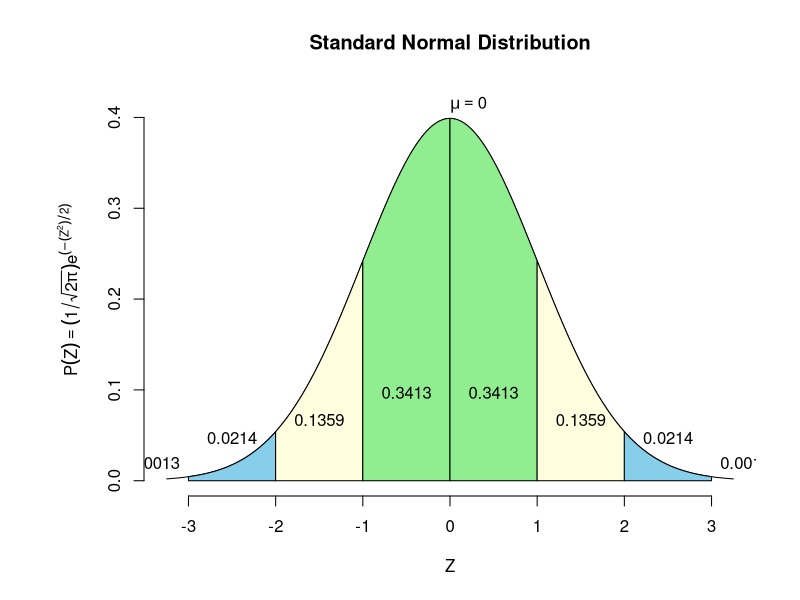

Reproduce this figure in R.
# Standard Normal Probability Distribution with Shaded Regions
par(mar = c(5.2, 7.2, 4.2, 2.2))
curve(dnorm(x, mean = 0 , sd = 1), xlim = c(-3.25, 3.25), ylim = c(0, 0.42),
      main = "Standard Normal Distribution", 
      xlab = "Z", ylab = expression(P(Z)==(1/sqrt(2*pi))*e^(-(Z^2)/2)), 
      cex = 0.5, frame.plot = FALSE)
text(0, dnorm(0) + 0.015, expression(mu==0), adj = 0)

# Boundaries with text for P(Z) integral (using dnorm) from a to b
x.val <- c(-3, seq(-3, -2, 0.01), -2)
y.val <- c(0, dnorm(seq(-3, -2, 0.01)), 0)
polygon(x.val, y.val, col = "skyblue")
text(-2.5, dnorm(-2.5) + 0.03, round(pnorm(-2) - pnorm(-3), 4), adj = 0.5)

x.val.2 <- c(-2, seq(-2, -1, 0.01), -1)
y.val.2 <- c(0, dnorm(seq(-2, -1, 0.01)), 0)
polygon(x.val.2, y.val.2, col = "lightyellow")
text(-1.5, dnorm(-2.5) + 0.05, round(pnorm(-1) - pnorm(-2), 4), adj = 0.5)

x.val.3 <- c(-1, seq(-1, 0, 0.01), 0)
y.val.3 <- c(0, dnorm(seq(-1, 0, 0.01)), 0)
polygon(x.val.3, y.val.3, col = "lightgreen")
text(-0.5, dnorm(-2.5) + 0.08, round(pnorm(0) - pnorm(-1), 4), adj = 0.5)

x.val.4 <- c(0, seq(0, 1, 0.01), 1)
y.val.4 <- c(0, dnorm(seq(0, 1, 0.01)), 0)
polygon(x.val.4, y.val.4, col = "lightgreen")
text(0.5, dnorm(2.5) + 0.08, round(pnorm(1) - pnorm(0), 4), adj = 0.5)

x.val.5 <- c(1, seq(1, 2, 0.01), 2)
y.val.5 <- c(0, dnorm(seq(1, 2, 0.01)), 0)
polygon(x.val.5, y.val.5, col = "lightyellow")
text(1.5, dnorm(2.5) + 0.05, round(pnorm(2) - pnorm(1), 4), adj = 0.5)

x.val.6 <- c(2, seq(2, 3, 0.01), 3)
y.val.6 <- c(0, dnorm(seq(2, 3, 0.01)), 0)
polygon(x.val.6, y.val.6, col = "skyblue")
text(2.5, dnorm(2.5) + 0.03, round(pnorm(3) - pnorm(2), 4), adj = 0.5)

text(-3.1, 0.02, round(pnorm(-3), 4), adj = 1)
text(3.1, 0.02, round(1 - pnorm(3), 4), adj = 0)
